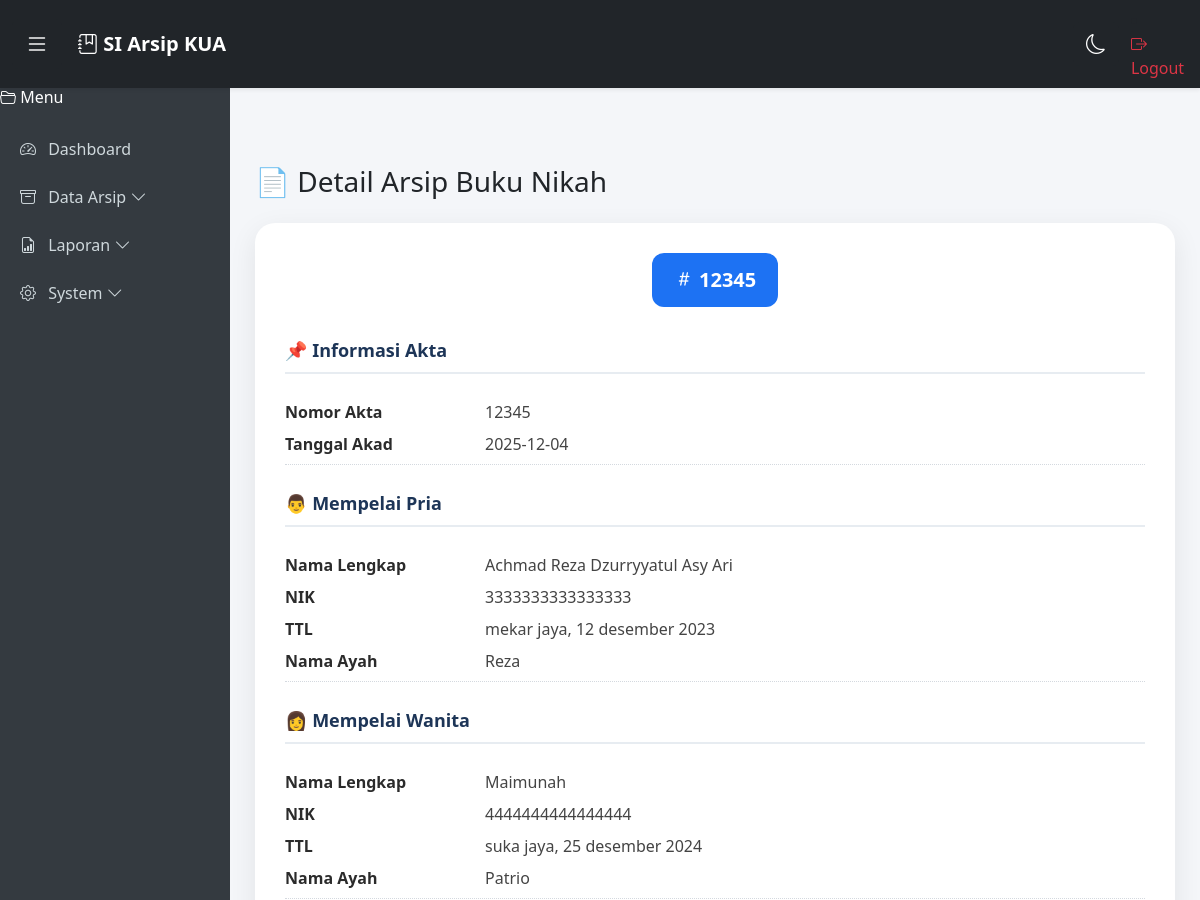
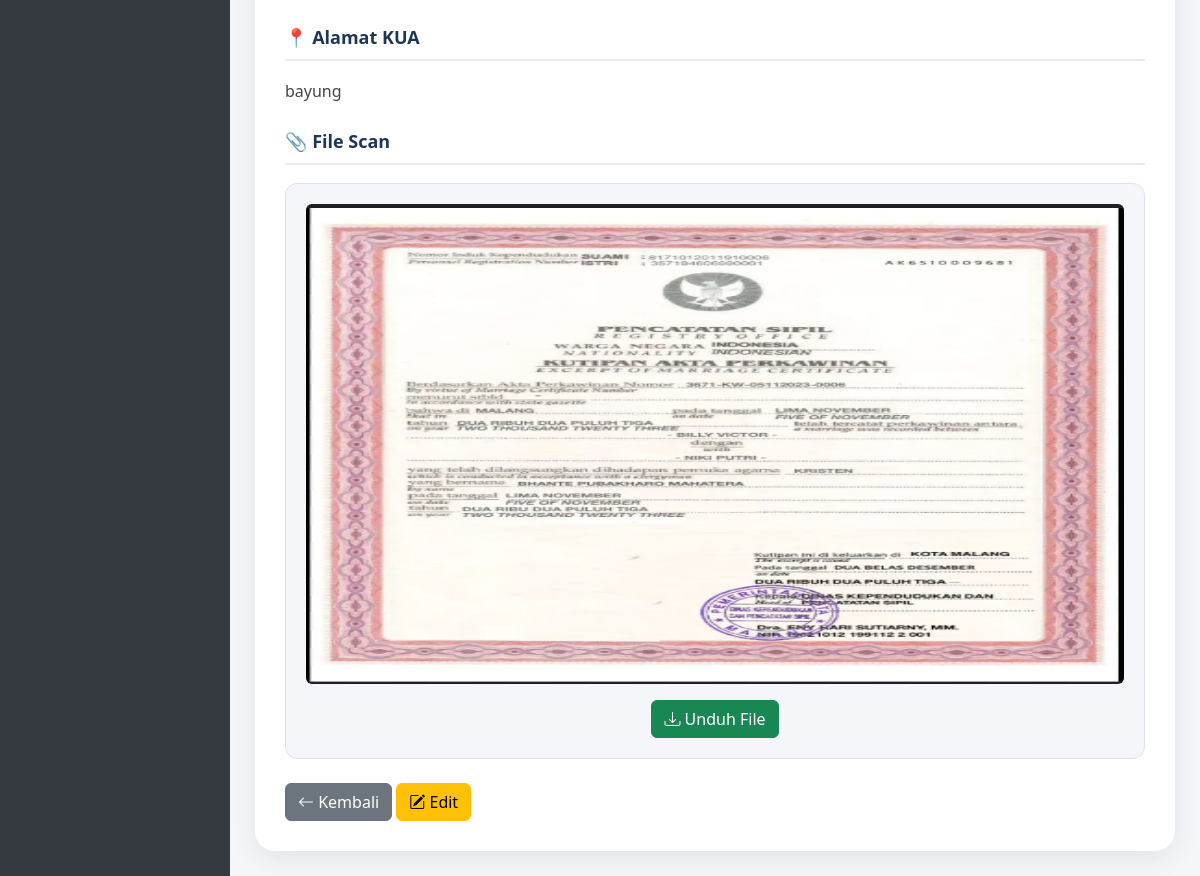
Page /index.php?page=view&id=25 (signed in) on the committed database (2 pictures, top to bottom).
### tables this page shows
CREATE TABLE `akta_nikah` (
  `id` int NOT NULL,
  `nomor_akta` varchar(100) NOT NULL,
  `tanggal_akad` date NOT NULL,
  `nama_pria` varchar(200) NOT NULL,
  `nik_pria` varchar(30) DEFAULT NULL,
  `ttl_pria` varchar(100) DEFAULT NULL,
  `nama_ayah_pria` varchar(200) DEFAULT NULL,
  `nama_wanita` varchar(200) NOT NULL,
  `nik_wanita` varchar(30) DEFAULT NULL,
  `ttl_wanita` varchar(100) DEFAULT NULL,
  `nama_ayah_wanita` varchar(200) DEFAULT NULL,
  `alamat_kua` varchar(255) DEFAULT NULL,
  `file_path` varchar(255) DEFAULT NULL,
  `created_at` timestamp NULL DEFAULT CURRENT_TIMESTAMP
);

### views/view.php (the view, shortened to what this page needs)
<?php require 'header.php'; ?>
<head>
    <link rel="stylesheet" href="assets/css/view.css">
</head>
<?php
$id = $_GET['id'] ?? null;
$stmt = $pdo->prepare("SELECT * FROM akta_nikah WHERE id = :id");
$stmt->execute(['id' => $id]);
$data = $stmt->fetch();
?>
<h3 class="mb-4">📄 Detail Arsip Buku Nikah</h3>
<div class="view-card">
    <div class="akta-header">
        <span class="akta-badge-big">
            <i class="bi bi-hash"></i> <?= htmlspecialchars($data['nomor_akta']) ?>
        </span>
    </div>
    <div class="section-title">📌 Informasi Akta</div>
    <div class="data-grid">
        <div class="data-label">Nomor Akta</div>
        <div class="data-value"><?= htmlspecialchars($data['nomor_akta']) ?></div>
        <div class="data-label">Tanggal Akad</div>
        <div class="data-value"><?= htmlspecialchars($data['tanggal_akad']) ?></div>
    </div>
    <div class="section-title">👨 Mempelai Pria</div>
    <div class="data-grid">
        <div class="data-label">Nama Lengkap</div>
        <div class="data-value"><?= htmlspecialchars($data['nama_pria']) ?></div>
        <div class="data-label">NIK</div>
        <div class="data-value"><?= htmlspecialchars($data['nik_pria']) ?></div>
        <div class="data-label">TTL</div>
        <div class="data-value"><?= htmlspecialchars($data['ttl_pria']) ?></div>
        <div class="data-label">Nama Ayah</div>
        <div class="data-value"><?= htmlspecialchars($data['nama_ayah_pria']) ?></div>
    </div>
    <div class="section-title">👩 Mempelai Wanita</div>
    <div class="data-grid">
        <div class="data-label">Nama Lengkap</div>
        <div class="data-value"><?= htmlspecialchars($data['nama_wanita']) ?></div>
        <div class="data-label">NIK</div>
        <div class="data-value"><?= htmlspecialchars($data['nik_wanita']) ?></div>
        <div class="data-label">TTL</div>
        <div class="data-value"><?= htmlspecialchars($data['ttl_wanita']) ?></div>
        <div class="data-label">Nama Ayah</div>
        <div class="data-value"><?= htmlspecialchars($data['nama_ayah_wanita']) ?></div>
    </div>
    <div class="section-title">📍 Alamat KUA</div>
    <div class="data-value mb-3">
        <?= nl2br(htmlspecialchars($data['alamat_kua'])) ?>
    </div>
    <div class="section-title">📎 File Scan</div>
    <?php if ($data['file_path']): ?>
        <div class="file-preview-box mb-3">
            <?php
            $file = "uploads/" . $data['file_path'];
            $ext = strtolower(pathinfo($file, PATHINFO_EXTENSION));
            ?>
            <?php if ($ext === "pdf"): ?>
                <iframe src="<?= $file ?>"></iframe>
            <?php else: ?>
                <img src="<?= $file ?>" class="img-fluid rounded" alt="File Scan">
            <?php endif; ?>
            <a href="<?= $file ?>" download class="btn btn-success mt-3">
                <i class="bi bi-download"></i> Unduh File
            </a>
        </div>
    <?php else: ?>
        <div class="alert alert-warning">Tidak ada file upload.</div>
    <?php endif; ?>
    <div class="mt-4">
        <a href="index.php?page=list" class="btn btn-secondary">
            <i class="bi bi-arrow-left"></i> Kembali
        </a>
        <a href="index.php?page=edit&id=<?= $data['id'] ?>" class="btn btn-warning">
            <i class="bi bi-pencil-square"></i> Edit
        </a>
    </div>
</div>
<?php require 'footer.php'; ?>

### index.php (shortened to what this page needs)
<?php
require 'functions.php';
$page = $_GET['page'] ?? 'list';
switch ($page) {
    case 'view':
        require 'views/view.php';
        break;
}
?>

### views/header.php (shortened to what this page needs)
<!DOCTYPE html>
<html>
<head>
    <link href="https://cdn.jsdelivr.net/npm/bootstrap@5.3.3/dist/css/bootstrap.min.css" rel="stylesheet">
    <link rel="stylesheet" href="https://cdn.jsdelivr.net/npm/bootstrap-icons@1.11.1/font/bootstrap-icons.css">
    <link rel="stylesheet" href="https://cdn.jsdelivr.net/npm/sweetalert2@11/dist/sweetalert2.min.css"><script src="https://cdn.jsdelivr.net/npm/sweetalert2@11"></script>
    <link rel="stylesheet" href="assets/css/styles.css">
</head>
<body>
<nav class="navbar navbar-expand-lg navbar-dark bg-dark fixed-top shadow-sm">
    <div class="container-fluid">
        <button class="btn btn-dark me-3" onclick="toggleSidebar()">
            <i class="bi bi-list fs-4"></i>
        </button>
        <a class="navbar-brand fw-bold" href="#">
            <i class="bi bi-journal-bookmark"></i> SI Arsip KUA
        </a>
        <div class="ms-auto d-flex align-items-center">
            <button class="btn btn-dark" onclick="toggleDarkMode()" id="darkBtn">
                <i class="bi bi-moon fs-5"></i>
            </button>
        </div>
    </div>
    <li class="nav-item">
    <a href="logout.php" class="nav-link text-danger">
        <i class="bi bi-box-arrow-right"></i> Logout
    </a>
</li>
</nav>
<div class="sidebar" id="sidebar">
    <div class="brand-logo mb-3">
        <i class="bi bi-folder2-open"></i> Menu
    </div>
    <a href="index.php?page=dashboard" class="<?= ($_GET['page'] ?? '') == 'dashboard' ? 'active' : '' ?>">
        <i class="bi bi-speedometer2"></i><span> Dashboard</span>
    </a>
    <div class="submenu-item">
        <a href="#" class="submenu-toggle">
            <i class="bi bi-archive"></i>
            <span>Data Arsip</span>
            <i class="bi bi-chevron-down ms-auto"></i>
        </a>
    </div>
    <div class="submenu-item">
        <a href="#" class="submenu-toggle">
            <i class="bi bi-file-earmark-bar-graph"></i>
            <span>Laporan</span>
            <i class="bi bi-chevron-down ms-auto"></i>
        </a>
    </div>
    <div class="submenu-item">
        <a href="#" class="submenu-toggle">
            <i class="bi bi-gear"></i>
            <span>System</span>
            <i class="bi bi-chevron-down ms-auto"></i>
        </a>
    </div>
</div>
<div class="content" id="content" style="margin-top:70px;">

### views/footer.php (shortened to what this page needs)
</div>
</body>
</html>

### assets/css/styles.css (style rules this page uses)
body { background: #f4f6f9; font-family: "Segoe UI", sans-serif; padding-top: 70px; }
.sidebar { width: 230px; height: 100%; position: fixed; left: 0; top: 70px; background: #343a40; color: white; padding-top: 15px; transition: all 0.3s ease; }
.sidebar a { color: #cfd8dc; padding: 12px 20px; display: block; text-decoration: none; }
.sidebar a span { margin-left: 8px; }
.content { margin-left: 230px; padding: 25px; transition: all 0.3s ease; }
.submenu-toggle { display: flex; align-items: center; }

### assets/css/view.css (style rules this page uses)
.view-card { background: #ffffff; border-radius: 20px; padding: 30px; box-shadow: 0 8px 28px rgba(0,0,0,0.08); }
.akta-header { text-align: center; margin-bottom: 30px; }
.akta-badge-big { background: #1d72f3; padding: 12px 22px; border-radius: 12px; color: white; font-size: 20px; font-weight: 700; display: inline-block; }
.section-title { font-size: 18px; font-weight: 700; color: #1d3557; padding-bottom: 8px; border-bottom: 2px solid #e7ecf1; margin-top: 25px; margin-bottom: 18px; }
.data-grid { display: grid; grid-template-columns: 180px 1fr; gap: 8px 20px; padding: 8px 0; border-bottom: 1px dotted #d4d9df; }
.data-label { font-weight: 600; color: #2b2b2b; }
.data-value { font-weight: 500; color: #444; }
.file-preview-box { background: #f4f6fa; border: 1px solid #dce3ec; padding: 20px; border-radius: 12px; text-align: center; }
.file-preview-box iframe, .file-preview-box img { width: 100%; height: 480px; border-radius: 12px; border: none; }

### rows in the picture
akta_nikah: nomor_akta "12345", tanggal_akad "2025-12-04", nama_pria "Achmad Reza Dzurryyatul Asy Ari", nik_pria "3333333333333333", ttl_pria "mekar jaya, 12 desember 2023", nama_ayah_pria "Reza", nama_wanita "Maimunah", nik_wanita "4444444444444444", ttl_wanita "suka jaya, 25 desember 2024", nama_ayah_wanita "Patrio", alamat_kua "bayung", file_path (picture)
